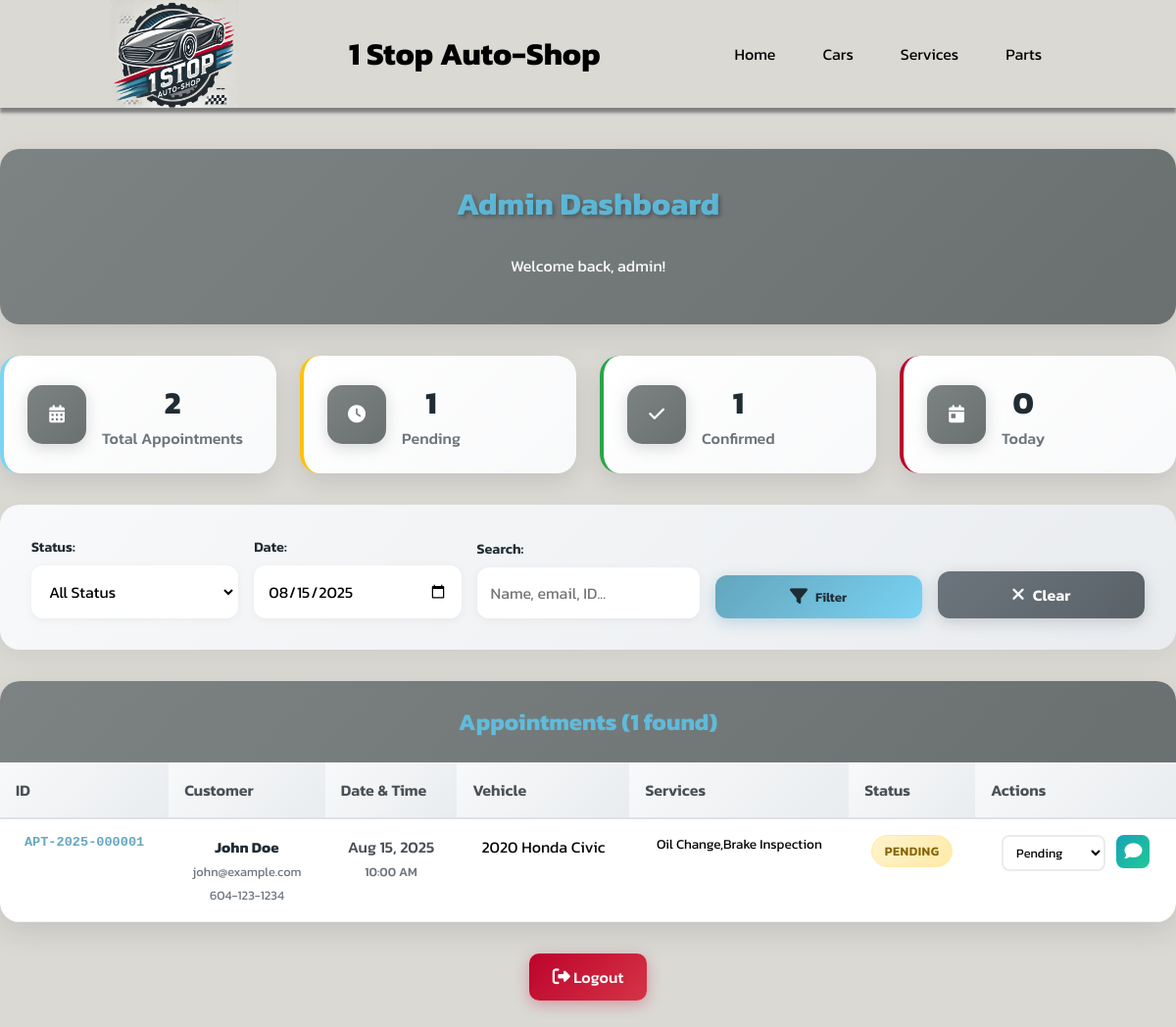
/dashboard.php?date=2025-08-15 (signed in), run on the app's committed database.
### tables this page shows
CREATE TABLE appointments (
  id INT AUTO_INCREMENT PRIMARY KEY,
  appointment_id VARCHAR(20) NOT NULL UNIQUE,
  name VARCHAR(100) NOT NULL,
  email VARCHAR(150) NOT NULL,
  phone VARCHAR(20) NOT NULL,
  appointment_date DATE NOT NULL,
  appointment_time TIME NOT NULL,
  services TEXT NOT NULL,
  vehicle_year INT NOT NULL,
  vehicle_make VARCHAR(50) NOT NULL,
  vehicle_model VARCHAR(50) NOT NULL,
  comments TEXT,
  status ENUM('pending', 'confirmed', 'completed', 'cancelled') DEFAULT 'pending',
  created_at TIMESTAMP DEFAULT CURRENT_TIMESTAMP,
  updated_at TIMESTAMP DEFAULT CURRENT_TIMESTAMP ON UPDATE CURRENT_TIMESTAMP
);

### dashboard.php (the view, shortened to what this page needs)
<?php
$username = $_SESSION['username'];
$status_filter = $_GET['status'] ?? '';
$date_filter = $_GET['date'] ?? '';
$search = $_GET['search'] ?? '';
$pdo = db_connect();
$sql = "SELECT * FROM appointments WHERE 1=1";
$params = [];
if ($date_filter != '') {
    $sql .= " AND appointment_date = ?";
    $params[] = $date_filter;
}
$sql .= " ORDER BY created_at DESC";
$stmt = $pdo->prepare($sql);
$stmt->execute($params);
$appointments = $stmt->fetchAll();
$total_count = $pdo->query("SELECT COUNT(*) FROM appointments")->fetchColumn();
$pending_count = $pdo->query("SELECT COUNT(*) FROM appointments WHERE status = 'pending'")->fetchColumn();
$confirmed_count = $pdo->query("SELECT COUNT(*) FROM appointments WHERE status = 'confirmed'")->fetchColumn();
$today_count = $pdo->query("SELECT COUNT(*) FROM appointments WHERE appointment_date = CURDATE()")->fetchColumn();
function format_services($services) {
    $decoded = json_decode($services, true);
    return $services;
}
function get_status_class($status) {
    switch ($status) {
        case 'pending': return 'status-pending';
    }
}
?>
<!DOCTYPE html>
<html lang="en">
<head>
    <link rel="stylesheet" href="styles.css">
    <link rel="stylesheet" href="dashboard.css">
</head>
<header class="fixed">
    <div class="logoAndBar">
        <img src="./images/logo.jpg" alt="logo" style="width: 130px; height: 110px;">
        <h1 class="headName">1 Stop Auto-Shop</h1>
        <div class="desktopBars">
            <ul>
                <li class="hideOnMobile"><a href="index.html">Home</a></li>
                <li class="hideOnMobile"><a href="cars.html">Cars</a></li>
                <li class="hideOnMobile"><a href="index.html#Services">Services</a></li>
                <li class="hideOnMobile"><a href="parts.html">Parts</a></li>
            </ul>
        </div>
    </div>
</header>
<body>
<br><br><br><br><br>
<div class="dashboard-content">
    <div class="welcome-box">
        <h2>Admin Dashboard</h2>
        <p>Welcome back, <?php echo $username; ?>!</p>
    </div>
    <div class="stats-container">
        <div class="stat-card total">
            <div class="stat-icon"><i class="fa-solid fa-calendar-days"></i></div>
            <div class="stat-info">
                <h3><?php echo $total_count; ?></h3>
                <p>Total Appointments</p>
            </div>
        </div>
        <div class="stat-card pending">
            <div class="stat-icon"><i class="fa-solid fa-clock"></i></div>
            <div class="stat-info">
                <h3><?php echo $pending_count; ?></h3>
                <p>Pending</p>
            </div>
        </div>
        <div class="stat-card confirmed">
            <div class="stat-icon"><i class="fa-solid fa-check"></i></div>
            <div class="stat-info">
                <h3><?php echo $confirmed_count; ?></h3>
                <p>Confirmed</p>
            </div>
        </div>
        <div class="stat-card today">
            <div class="stat-icon"><i class="fa-solid fa-calendar-day"></i></div>
            <div class="stat-info">
                <h3><?php echo $today_count; ?></h3>
                <p>Today</p>
            </div>
        </div>
    </div>
    <div class="filters-container">
        <form method="GET" class="filters-form">
            <div class="filter-group">
                <label for="status">Status:</label>
                <select name="status" id="status">
                    <option value="all" <?php echo ($status_filter == 'all' || $status_filter == '') ? 'selected' : ''; ?>>All Status</option>
                </select>
            </div>
            <div class="filter-group">
                <label for="date">Date:</label>
                <input type="date" name="date" id="date" value="<?php echo $date_filter; ?>">
            </div>
            <div class="filter-group">
                <label for="search">Search:</label>
                <input type="text" name="search" id="search" placeholder="Name, email, ID..." value="<?php echo $search; ?>">
            </div>
            <button type="submit" class="filter-btn">
                <i class="fa-solid fa-filter"></i> Filter
            </button>
            <a href="dashboard.php" class="clear-btn">
                <i class="fa-solid fa-times"></i> Clear
            </a>
        </form>
    </div>
    <div class="appointments-container">
        <h3>Appointments (<?php echo count($appointments); ?> found)</h3>
        <?php if (count($appointments) == 0): ?>
            <div class="no-appointments">
                <i class="fa-solid fa-calendar-xmark"></i>
                <h4>No appointments found</h4>
                <p>Try adjusting your filters or check back later for new appointments.</p>
            </div>
        <?php else: ?>
            <div class="appointments-table-container">
                <table class="appointments-table">
                    <thead>
                        <tr>
                            <th>ID</th>
                            <th>Customer</th>
                            <th>Date & Time</th>
                            <th>Vehicle</th>
                            <th>Services</th>
                            <th>Status</th>
                            <th>Actions</th>
                        </tr>
                    </thead>
                    <tbody>
                        <?php foreach ($appointments as $appointment): ?>
                            <tr>
                                <td class="appointment-id"><?php echo $appointment['appointment_id']; ?></td>
                                <td>
                                    <div class="customer-info">
                                        <strong><?php echo $appointment['name']; ?></strong><br>
                                        <small><?php echo $appointment['email']; ?></small><br>
                                        <small><?php echo $appointment['phone']; ?></small>
                                    </div>
                                </td>
                                <td>
                                    <div class="datetime-info">
                                        <?php echo date('M j, Y', strtotime($appointment['appointment_date'])); ?><br>
                                        <small><?php echo date('g:i A', strtotime($appointment['appointment_time'])); ?></small>
                                    </div>
                                </td>
                                <td>
                                    <?php echo $appointment['vehicle_year'] . ' ' . $appointment['vehicle_make'] . ' ' . $appointment['vehicle_model']; ?>
                                </td>
                                <td class="services-cell">
                                    <?php echo format_services($appointment['services']); ?>
                                </td>
                                <td>
                                    <span class="status-badge <?php echo get_status_class($appointment['status']); ?>">
                                        <?php echo ucfirst($appointment['status']); ?>
                                    </span>
                                </td>
                                <td class="actions-cell">
                                    <form method="POST" class="status-form">
                                        <select name="status" onchange="this.form.submit()">
                                            <option value="pending" <?php echo ($appointment['status'] == 'pending') ? 'selected' : ''; ?>>Pending</option>
                                        </select>
                                    </form>
                                    <?php if (!empty($appointment['comments'])): ?>
                                        <button class="view-comments-btn" onclick="showComments('<?php echo addslashes($appointment['comments']); ?>')">
                                            <i class="fa-solid fa-comment"></i>
                                        </button>
                                    <?php endif; ?>
                                </td>
                            </tr>
                        <?php endforeach; ?>
                    </tbody>
                </table>
            </div>
        <?php endif; ?>
    </div>
</div>
<div class="logOut" style="display: flex; justify-content: center; margin: 2rem;">
    <a href="logout.php" class="logout-btn"><i class="fa-solid fa-sign-out-alt"></i> Logout</a>
</div>
</body>
</html>

### styles.css (style rules this page uses)
html { scroll-behavior: smooth; }
body { margin: auto; font-family: "Kanit"; background-color: rgb(218,217,212); }
h1 { display: flex; align-items: center; }
.logoAndBar { display: flex; flex-direction: row; justify-content: space-evenly; box-shadow: 0px 5px 3px grey; }
.fixed { position: fixed; top: 0; right: 0; left: 0; background-color: rgb(218,217,212); z-index: 1; }
i { font-size: large; }
.desktopBars { display: flex; align-items: center; }
.desktopBars ul { display: flex; padding: 0; }
.desktopBars li { list-style-type: none; }
.desktopBars a { text-decoration: none; color: black; padding: 1rem; margin: 0.5rem; }
.desktopBars { display: none; }
@media all and (min-width:768px) { .desktopBars { display: flex; } }

### data on the page
appointments: appointment "APT-2025-000001", name "John Doe", email "john@example.com", phone "604-123-1234", appointment_date "Aug 15, 2025", appointment_time "10:00 AM", vehicle_year "2020", vehicle_make "Honda", vehicle_model "Civic", services "Oil Change,Brake Inspection", status "PENDING", status "Pending"

### other printed values
$username "admin"
$total_count "2"
$pending_count "1"
$confirmed_count "1"
$today_count "0"
count($appointments) "1"
